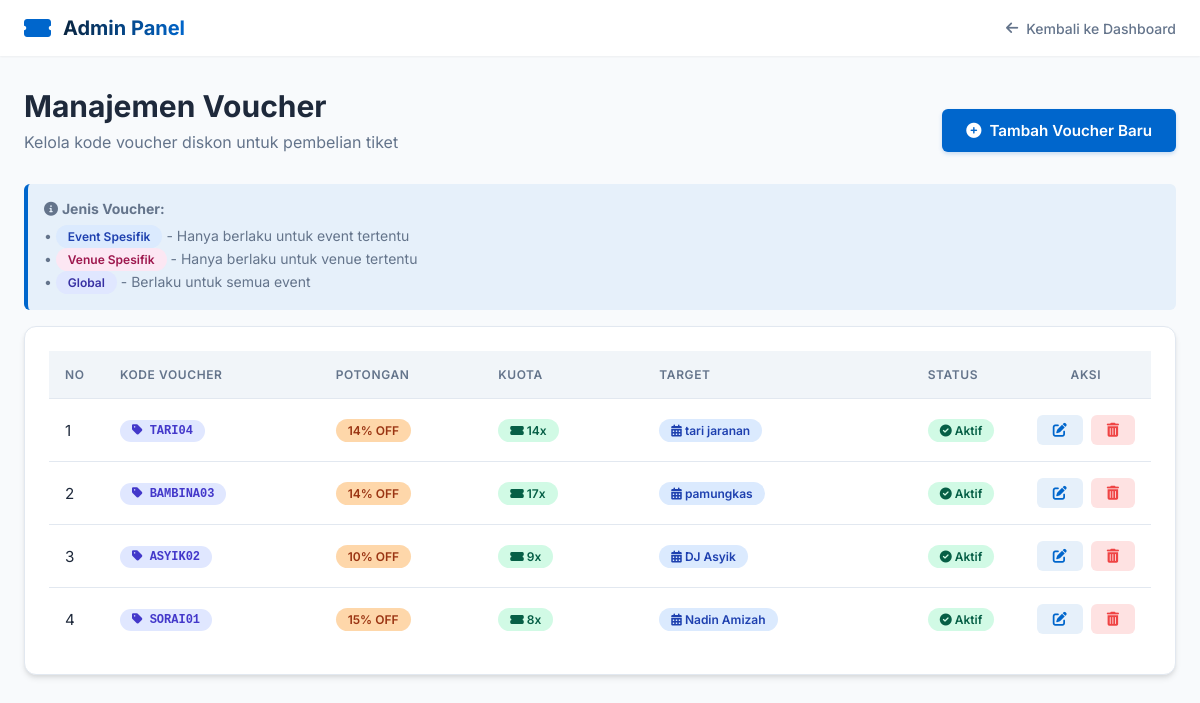
Screenshot of /admin/voucher.php with the database file from the repository.
### tables this page shows
CREATE TABLE `voucher` (
  `id_voucher` int(11) NOT NULL,
  `kode_voucher` varchar(20) DEFAULT NULL,
  `potongan` int(11) DEFAULT NULL,
  `id_event` int(11) DEFAULT NULL,
  `id_venue` int(11) DEFAULT NULL,
  `kuota` int(11) DEFAULT NULL,
  `status` enum('aktif','nonaktif') DEFAULT NULL
);

CREATE TABLE `event` (
  `id_event` int(11) NOT NULL,
  `nama_event` varchar(150) DEFAULT NULL,
  `tanggal` date DEFAULT NULL,
  `id_venue` int(11) DEFAULT NULL,
  `deskripsi` text DEFAULT NULL,
  `foto` varchar(255) DEFAULT NULL
);

### admin/voucher.php (the view, shortened to what this page needs)
<?php
include '../config/koneksi.php';
$data = mysqli_query($conn, "
    SELECT v.*,
           e.nama_event,
           vn.nama_venue,
           CASE
               WHEN v.id_event IS NOT NULL THEN CONCAT('Event: ', e.nama_event)
               WHEN v.id_venue IS NOT NULL THEN CONCAT('Venue: ', vn.nama_venue)
               ELSE 'Global'
           END as target_info
    FROM voucher v
    LEFT JOIN event e ON v.id_event = e.id_event
    LEFT JOIN venue vn ON v.id_venue = vn.id_venue
    ORDER BY
        CASE
            WHEN v.id_event IS NOT NULL THEN 1
            WHEN v.id_venue IS NOT NULL THEN 2
            ELSE 3
        END,
        v.id_voucher DESC
");
?>
<!DOCTYPE html>
<html lang="id">
<head>
    <link rel="stylesheet" href="https://cdnjs.cloudflare.com/ajax/libs/font-awesome/6.0.0-beta3/css/all.min.css">
</head>
<body>
    <nav class="navbar">
        <div class="navbar-brand">
            <i class="fas fa-ticket-alt"></i>
            <span>Admin Panel</span>
        </div>
        <div class="navbar-menu">
            <a href="dashboard.php"><i class="fas fa-arrow-left"></i> Kembali ke Dashboard</a>
        </div>
    </nav>
    <div class="container">
        <div class="page-header">
            <div>
                <h1 class="page-title">Manajemen Voucher</h1>
                <p class="page-subtitle">Kelola kode voucher diskon untuk pembelian tiket</p>
            </div>
            <button type="button" class="btn btn-primary" id="btnTambahVoucher">
                <i class="fas fa-plus-circle"></i> Tambah Voucher Baru
            </button>
        </div>
        <div class="info-box">
            <p><i class="fas fa-info-circle"></i> <strong>Jenis Voucher:</strong></p>
            <p style="margin-top: 0.5rem;">• <span class="badge badge-event">Event Spesifik</span> - Hanya berlaku untuk event tertentu</p>
            <p>• <span class="badge badge-venue">Venue Spesifik</span> - Hanya berlaku untuk venue tertentu</p>
            <p>• <span class="badge badge-global">Global</span> - Berlaku untuk semua event</p>
        </div>
        <div class="card">
            <div class="table-responsive" style="padding: 1.5rem;">
                <table class="table">
                    <thead>
                        <tr>
                            <th width="5%">No</th>
                            <th width="20%">Kode Voucher</th>
                            <th width="15%">Potongan</th>
                            <th width="15%">Kuota</th>
                            <th width="25%">Target</th>
                            <th width="10%">Status</th>
                            <th width="10%" style="text-align: center;">Aksi</th>
                        </tr>
                    </thead>
                    <tbody>
                        <?php
                        $no = 1;
                        if(mysqli_num_rows($data) > 0) {
                            while($row = mysqli_fetch_assoc($data)) {
                                if($row['id_event']) {
                                    $target_badge = '<span class="badge badge-event"><i class="fas fa-calendar-alt"></i> ' . htmlspecialchars($row['nama_event']) . '</span>';
                                } elseif($row['id_venue']) {
                                    $target_badge = '<span class="badge badge-venue"><i class="fas fa-map-marker-alt"></i> ' . htmlspecialchars($row['nama_venue']) . '</span>';
                                } else {
                                    $target_badge = '<span class="badge badge-global"><i class="fas fa-globe"></i> Semua Event</span>';
                                }
                        ?>
                        <tr>
                            <td><?= $no++ ?></td>
                            <td>
                                <span class="badge badge-code">
                                    <i class="fas fa-tag"></i> <?= htmlspecialchars($row['kode_voucher']) ?>
                                </span>
                            </td>
                            <td>
                                <span class="badge badge-discount">
                                   <?= $row['potongan'] ?>% OFF
                                </span>
                            </td>
                            <td>
                                <span class="badge badge-quota">
                                    <i class="fas fa-ticket-alt"></i> <?= number_format($row['kuota'], 0, ',', '.') ?>x
                                </span>
                            </td>
                            <td><?= $target_badge ?></td>
                            <td>
                                <?php if ($row['status'] == 'aktif') { ?>
                                    <span class="badge badge-status-active">
                                        <i class="fas fa-check-circle"></i> Aktif
                                    </span>
                                <?php } else { ?>
                                    <span class="badge badge-status-inactive">
                                        <i class="fas fa-ban"></i> Nonaktif
                                    </span>
                                <?php } ?>
                            </td>
                            <td>
                                <div class="action-cell">
                                    <a href="?edit=<?= $row['id_voucher'] ?>" class="btn btn-edit" title="Edit Voucher">
                                        <i class="fas fa-edit"></i>
                                    </a>
                                    <a href="?hapus=<?= $row['id_voucher'] ?>" class="btn btn-danger" title="Hapus Voucher"
                                       onclick="return confirm('Apakah Anda yakin ingin menghapus voucher ini? Voucher yang sudah digunakan tidak dapat dihapus.')">
                                        <i class="fas fa-trash-alt"></i>
                                    </a>
                                </div>
                            </td>
                        </tr>
                        <?php
                            }
                        } ?>
                    </tbody>
                </table>
            </div>
        </div>
    </div>
</body>
</html>

### admin/voucher.php (style rules this page uses)
:root { --navy: #0a2540; --accent-blue: #0066cc; --accent-hover: #005bb5; --soft-blue: #e6f0fa; --admin-bg: #f8fafc; --text-dark: #1e293b; --text-muted: #64748b; --white: #ffffff; --border-color: #e2e8f0; --danger: #ef4444; --danger-hover: #dc2626; --success: #10b981; --warning: #f59e0b; --info: #3b82f6; --shadow-sm: 0 1px 2px 0 rgba(0, 0, 0, 0.05); --shadow-md: 0 4px 6px -1px rgba(0, 0, 0, 0.1), 0 2px 4px -1px rgba(0, 0, 0, 0.06); --shadow-lg: 0 10px 15px -3px rgba(0, 0, 0, 0.1), 0 4px 6px -2px rgba(0, 0, 0, 0.05); --radius-md: 0.375rem; --radius-lg: 0.5rem; --radius-xl: 0.75rem; }
* { margin: 0; padding: 0; box-sizing: border-box; }
body { font-family: 'Inter', sans-serif; background-color: var(--admin-bg); margin: 0; color: var(--text-dark); -webkit-font-smoothing: antialiased; }
.navbar { background-color: var(--white); box-shadow: var(--shadow-sm); position: sticky; top: 0; z-index: 50; padding: 1rem 1.5rem; display: flex; justify-content: space-between; align-items: center; }
.navbar-brand { display: flex; align-items: center; gap: 0.75rem; font-weight: 700; font-size: 1.25rem; }
.navbar-brand i { color: var(--accent-blue); font-size: 1.5rem; }
.navbar-brand span { background: linear-gradient(to right, var(--navy), var(--accent-blue)); -webkit-background-clip: text; -webkit-text-fill-color: transparent; }
.navbar-menu a { color: var(--text-muted); text-decoration: none; font-size: 0.875rem; display: flex; align-items: center; gap: 0.5rem; transition: color 0.2s; font-weight: 500; }
.container { max-width: 1200px; margin: 0 auto; padding: 2rem 1.5rem; animation: fadeIn 0.4s ease-in-out; }
.page-header { margin-bottom: 2rem; display: flex; justify-content: space-between; align-items: flex-end; flex-wrap: wrap; gap: 1rem; }
.page-title { font-size: 1.875rem; font-weight: 700; margin: 0 0 0.5rem 0; color: var(--text-dark); }
.page-subtitle { color: var(--text-muted); margin: 0; }
.card { background-color: var(--white); border-radius: var(--radius-xl); box-shadow: var(--shadow-md); border: 1px solid var(--border-color); }
.btn { display: inline-flex; align-items: center; justify-content: center; gap: 0.5rem; padding: 0.75rem 1.5rem; font-size: 0.95rem; font-weight: 600; border-radius: var(--radius-md); border: none; cursor: pointer; transition: all 0.2s ease; font-family: inherit; text-decoration: none; }
.btn-primary { background-color: var(--accent-blue); color: var(--white); box-shadow: 0 2px 4px rgba(0, 102, 204, 0.2); }
.btn-danger { background-color: #fee2e2; color: var(--danger); padding: 0.5rem 1rem; font-size: 0.875rem; border-radius: var(--radius-md); }
.btn-edit { background-color: var(--soft-blue); color: var(--accent-blue); padding: 0.5rem 1rem; font-size: 0.875rem; border-radius: var(--radius-md); }
.table-responsive { overflow-x: auto; }
.table { width: 100%; border-collapse: separate; border-spacing: 0; min-width: 800px; }
.table th { background-color: #f1f5f9; color: var(--text-muted); font-weight: 600; font-size: 0.75rem; text-transform: uppercase; letter-spacing: 0.05em; padding: 1rem; text-align: left; border-bottom: 1px solid var(--border-color); }
.table td { padding: 1rem; border-bottom: 1px solid var(--border-color); color: var(--text-dark); font-size: 0.95rem; vertical-align: middle; }
.table tbody tr { transition: background-color 0.15s ease; }
.table tbody tr:last-child td { border-bottom: none; }
.action-cell { display: flex; gap: 0.5rem; justify-content: center; }
.badge { display: inline-block; padding: 0.25rem 0.75rem; border-radius: 9999px; font-size: 0.75rem; font-weight: 600; }
.badge-code { background-color: #e0e7ff; color: #4338ca; font-family: 'Courier New', monospace; font-weight: 700; }
.badge-discount { background-color: #fed7aa; color: #9a3412; }
.badge-quota { background-color: #d1fae5; color: #065f46; }
.badge-status-active { background-color: #d1fae5; color: #065f46; }
.badge-event { background-color: #dbeafe; color: #1e40af; }
.badge-venue { background-color: #fce7f3; color: #9d174d; }
.badge-global { background-color: #e0e7ff; color: #3730a3; }
.info-box { background-color: var(--soft-blue); border-left: 4px solid var(--accent-blue); padding: 1rem; border-radius: var(--radius-md); margin-bottom: 1rem; }
.info-box p { font-size: 0.875rem; color: var(--text-muted); }

### rows the page displays
voucher: kode_voucher "TARI04", potongan "14", kuota "14", id_event.nama_event "tari jaranan", status "aktif" (drawn)
voucher: kode_voucher "BAMBINA03", potongan "14", kuota "17", id_event.nama_event "pamungkas", status "aktif" (drawn)
voucher: kode_voucher "ASYIK02", potongan "10", kuota "9", id_event.nama_event "DJ Asyik", status "aktif" (drawn)
voucher: kode_voucher "SORAI01", potongan "15", kuota "8", id_event.nama_event "Nadin Amizah", status "aktif" (drawn)
